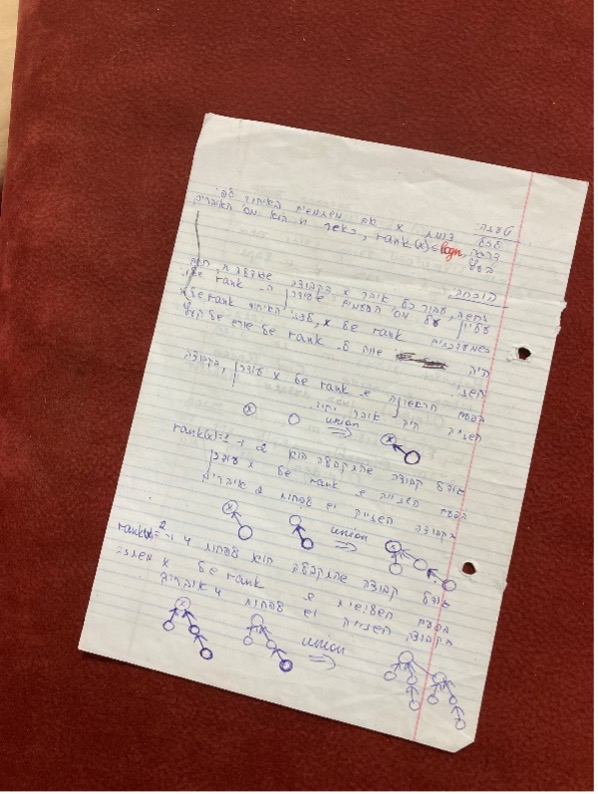
#> input picture images/input.jpg, 598 x 794 px
$ python Scanner.py images/input.jpg out.png
#> lines starting #> are read from the running program, lines starting #| are printed output that depends on the picture; after the words box and inside, x2 and y2 are one past the last pixel; in counts of white or black regions, pixels touching at a corner belong together
### orderPoints.py
# import the necessary packages
from scipy.spatial import distance as dist
import numpy as np
import cv2
def order_points(pts):
	# sort the points based on their x-coordinates
	xSorted = pts[np.argsort(pts[:, 0]), :]
	# grab the left-most and right-most points from the sorted
	# x-roodinate points
	leftMost = xSorted[:2, :]
	rightMost = xSorted[2:, :]
	# now, sort the left-most coordinates according to their
	# y-coordinates so we can grab the top-left and bottom-left
	# points, respectively
	leftMost = leftMost[np.argsort(leftMost[:, 1]), :]
	(tl, bl) = leftMost
	# now that we have the top-left coordinate, use it as an
	# anchor to calculate the Euclidean distance between the
	# top-left and right-most points; by the Pythagorean
	# theorem, the point with the largest distance will be
	# our bottom-right point
	D = dist.cdist(tl[np.newaxis], rightMost, "euclidean")[0]
	(br, tr) = rightMost[np.argsort(D)[::-1], :]
	# return the coordinates in top-left, top-right,
	# bottom-right, and bottom-left order
	return np.array([tl, tr, br, bl], dtype="float32")

### Scanner.py
import math
import sys
import cv2
import numpy as np
from orderPoints import order_points
from matplotlib import pyplot as plt

input_img_path = sys.argv[1]
output_img_path = sys.argv[2]

img = cv2.imread(input_img_path)
#> img is the input picture: shape (794, 598, 3); mean B, G, R 110.4, 120.2, 158.3
if img is None:
    print("Error - can't find the input image path")
    exit(1)
img_cpy = img.copy()

#1
img_gray = cv2.cvtColor(img, cv2.COLOR_BGR2GRAY)
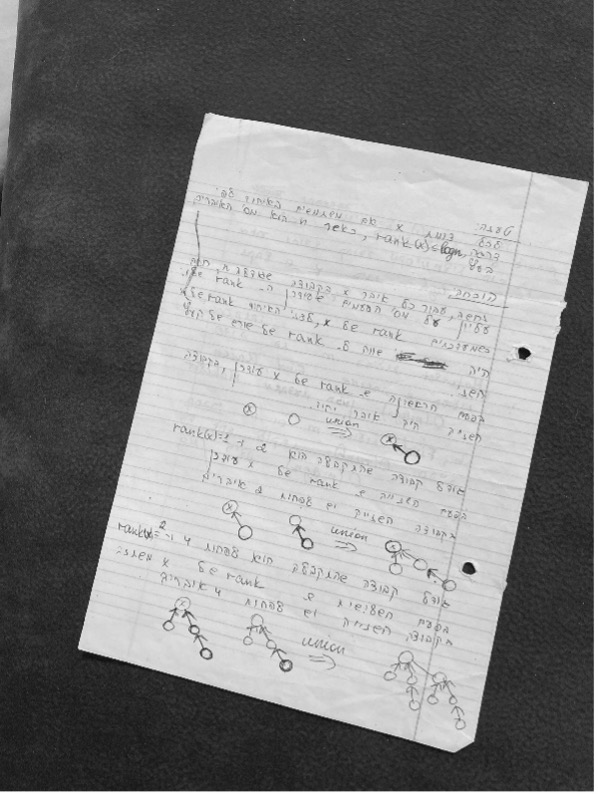
#> img_gray: shape (794, 598); min 13, max 255, mean 130.5
img_blur = cv2.GaussianBlur(img_gray,(41,41),0)
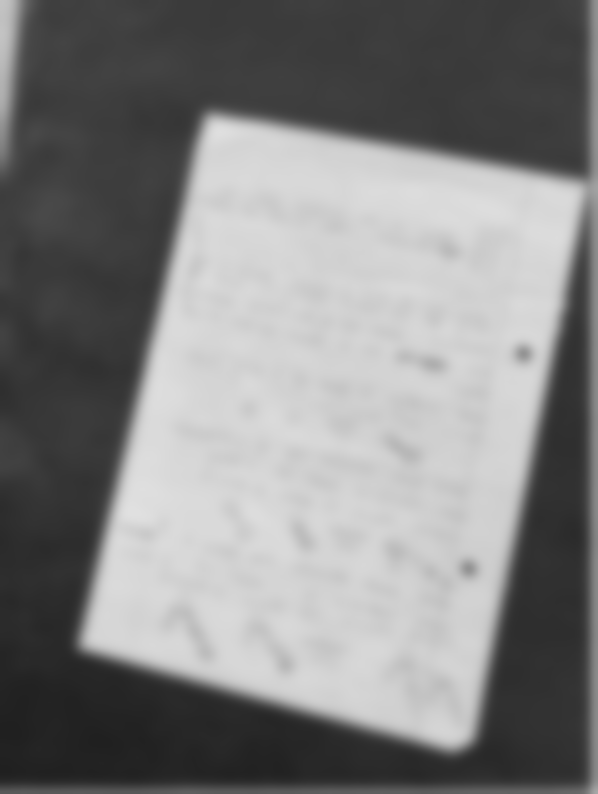
#> img_blur: shape (794, 598); min 32, max 224, mean 130.3
x,dst = cv2.threshold(img_blur,0,255,cv2.THRESH_BINARY|cv2.THRESH_OTSU)
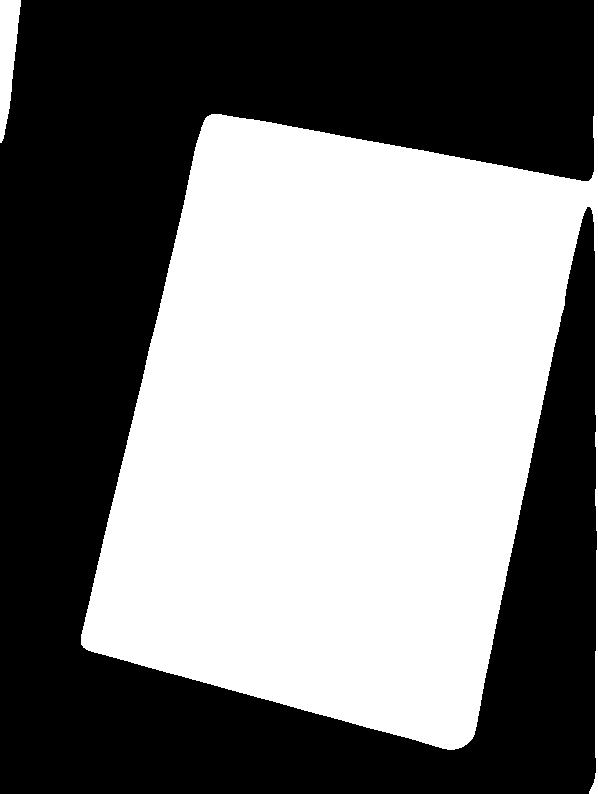
#> dst: shape (794, 598); 48.6% white; 2 white regions
#> x = 132

#2
(cnts,_) = cv2.findContours(dst, cv2.RETR_EXTERNAL,cv2.CHAIN_APPROX_SIMPLE)
#> cnts = 2 contours; box (x1, y1, x2, y2) and area: (81, 0, 598, 794) 227204, (0, 0, 21, 143) 1720
cnt_img = cv2.drawContours(img_cpy,cnts,-1,(0,255,0),10)
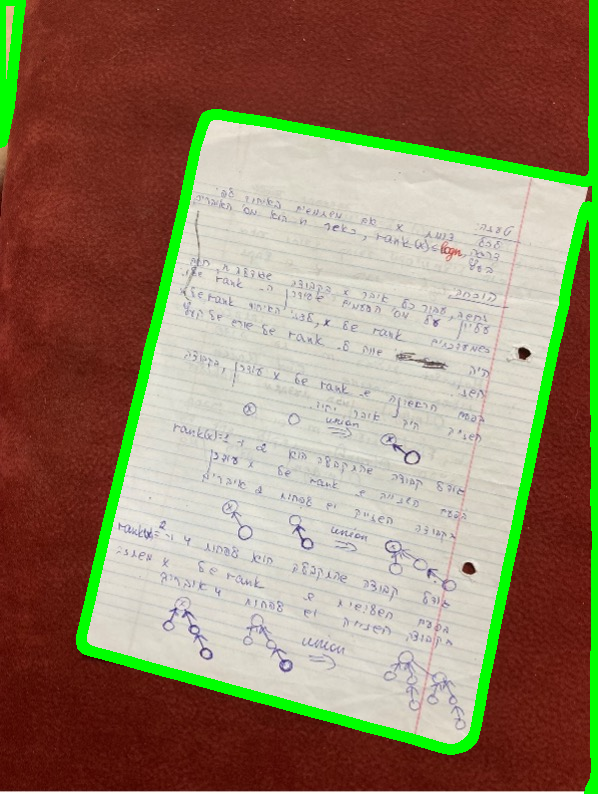
#> cnt_img: shape (794, 598, 3); mean B, G, R 102.7, 127.4, 147.9

#3-4-5
mini = img.copy()
c = max(cnts,key=cv2.contourArea)
#> c = contour of 889 points, box (x1, y1, x2, y2) (81, 0, 598, 794), area 227204
box = cv2.minAreaRect(c)
#> box = ((339, 396.5), (793, 516), -90)
float_box_pts = cv2.boxPoints(box)
#> float_box_pts = [[597, 793], [81, 793], [81, 0], [597, 0]]
boxPts = np.int0(float_box_pts)
#> boxPts = [[597, 793], [81, 793], [81, 0], [597, 0]]
# [8 lines of commented-out code are left out]
h = int(max(box[1]))
#> h = 793
w = int(min(box[1]))
#> w = 516

boxPts = order_points(boxPts)                   #order the contour point to the correct order
#> in order_points, `xSorted = pts[np.argsort(pts[:, 0]), :]`: xSorted = [[81, 793], [81, 0], [597, 793], [597, 0]]
#> in order_points, `leftMost = xSorted[:2, :]`: leftMost = [[81, 793], [81, 0]]
#> in order_points, `rightMost = xSorted[2:, :]`: rightMost = [[597, 793], [597, 0]]
#> in order_points, `leftMost = leftMost[np.argsort(leftMost[:, 1]), :]`: leftMost = [[81, 0], [81, 793]]
#> in order_points, `(tl, bl) = leftMost`: tl = [81, 0]; bl = [81, 793]
#> in order_points, `D = dist.cdist(tl[np.newaxis], rightMost, "euclidean")[0]`: D = [946.1, 516]
#> in order_points, `(br, tr) = rightMost[np.argsort(D)[::-1], :]`: br = [597, 793]; tr = [597, 0]
#> boxPts = [[81, 0], [597, 0], [597, 793], [81, 793]]

pt1 = boxPts[0]
#> pt1 = [81, 0]
pt2 = boxPts[1]
#> pt2 = [597, 0]

dist_2_first_points = int(math.sqrt((pt1[0]-pt2[0])**2 + (pt1[1]-pt2[1])**2))
#> dist_2_first_points = 516
rotate_flag = True if abs(dist_2_first_points-w)<abs(dist_2_first_points-h) else False
#> rotate_flag = True

#if the photo was taking as landscape
if rotate_flag:
    newPts = np.float32([[0,0],[w,0],[w,h],[0,h]])
#> newPts = [[0, 0], [516, 0], [516, 793], [0, 793]]
else:
    newPts = np.float32([[w,0],[w,h],[0,h],[0,0]])

transMatrix = cv2.getPerspectiveTransform(boxPts,newPts)
#> transMatrix = [[1, 0, -81], [0, 1, 0], [0, 0, 1]]
dst = cv2.warpPerspective(img,transMatrix,(w,h))
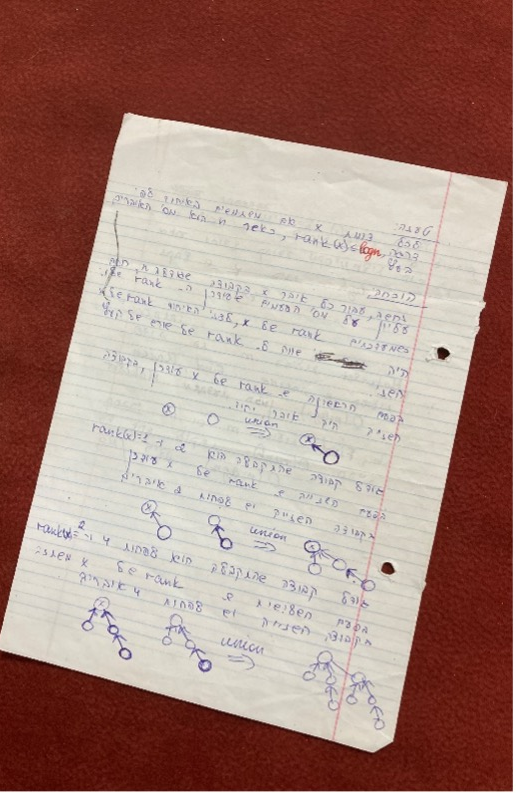
#> dst: shape (793, 516, 3); mean B, G, R 123.2, 132.6, 165.6
cv2.imwrite(output_img_path,dst)
